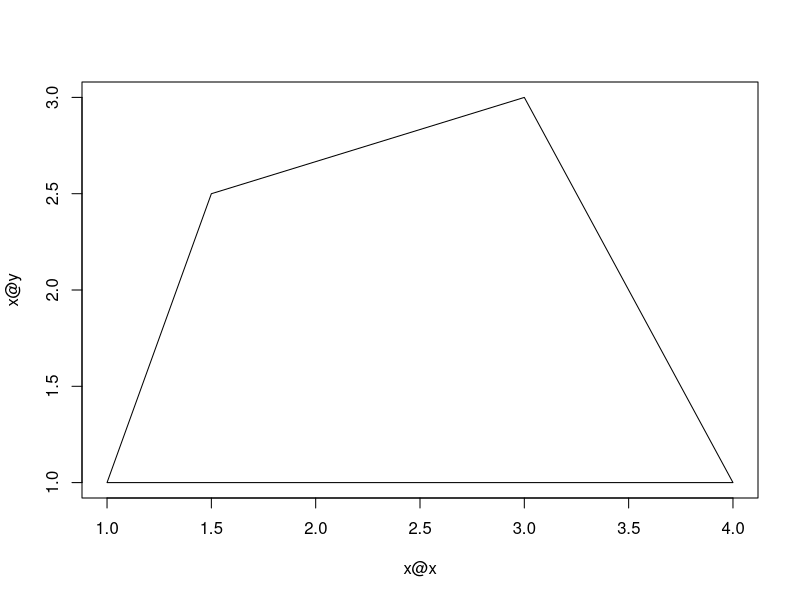

Here is the R script that generated this plot:
## Polygon class
library(methods)

# name & representation of the new polygon data type
setClass("polygon",
         representation(x = "numeric",
                        y = "numeric"))

# explain plot() how to plot the new data type 
# with @ you access the data in the new class
setMethod("plot", "polygon",
          function(x, y, ...) {
                  plot(x@x, x@y, type = "n", ...)
                  xp <- c(x@x, x@x[1])
                  yp <- c(x@y, x@y[1])
                  lines(xp, yp)
          })

# test new class and method
p <- new("polygon", x = c(1, 1.5, 3, 4), y = c(1, 2.5, 3, 1))

plot(p)